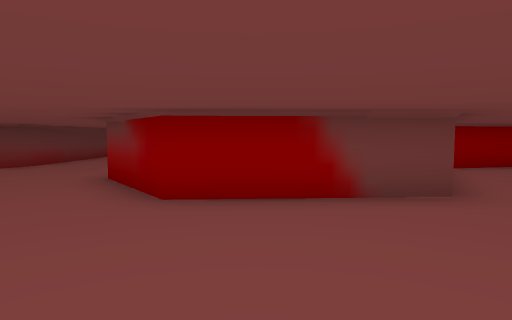
view 1 (above)

17 first-person views from a walk through a Godot game level. The camera is 1.4 m above the floor, tilts 4° down and sees 75° across. The floor is counted in squares, 2 m on a side. Each view is taken from the middle of a square. On the plan, view 1 faces up. The plan holds only what a view shows up to about 10 squares ahead; the rest is blank. The place goes on beyond the plan.

view 2
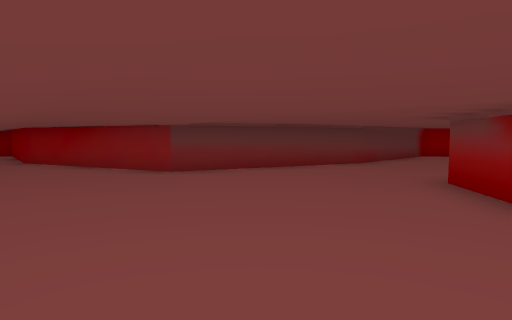

view 3
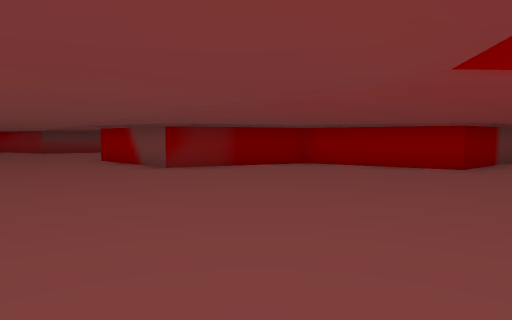

view 4
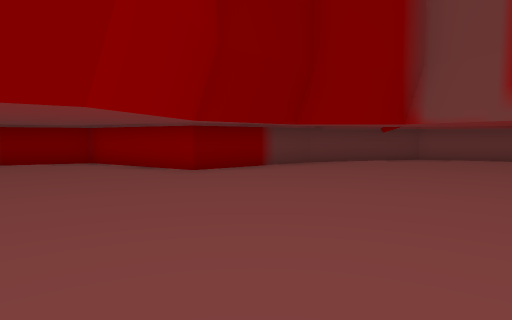

view 5
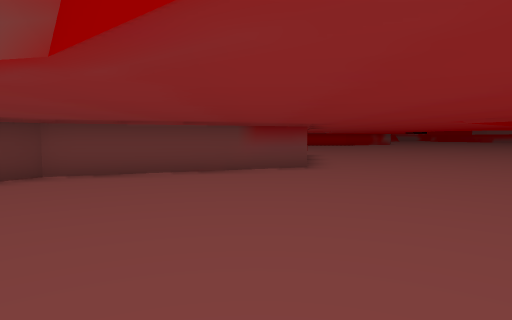

view 6
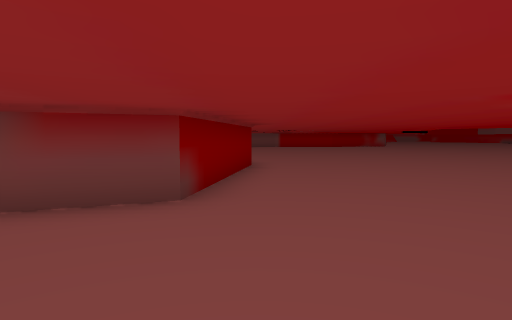

view 7
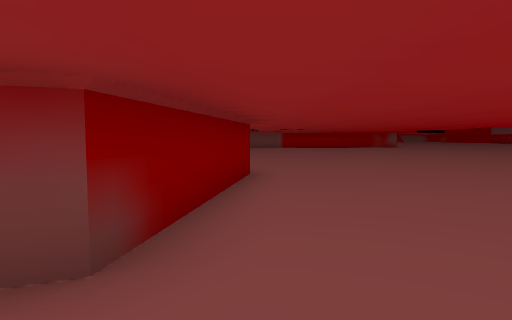

view 8
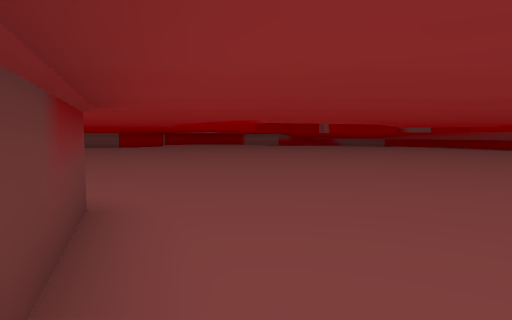

view 9
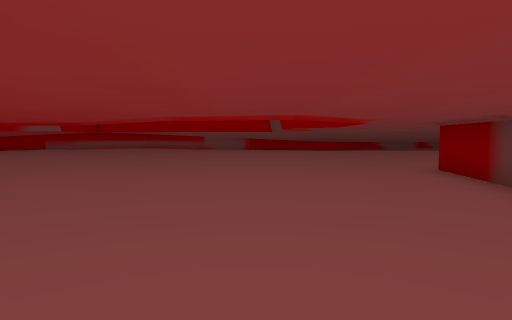

view 10
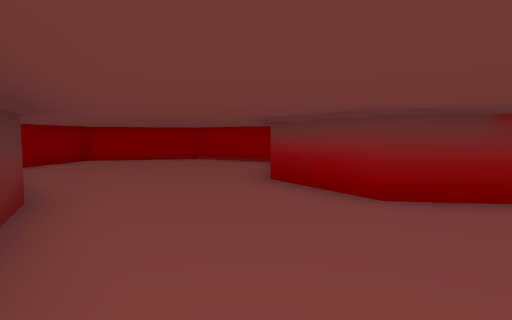

view 11
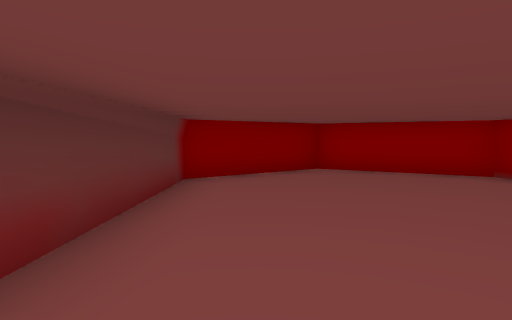

view 12
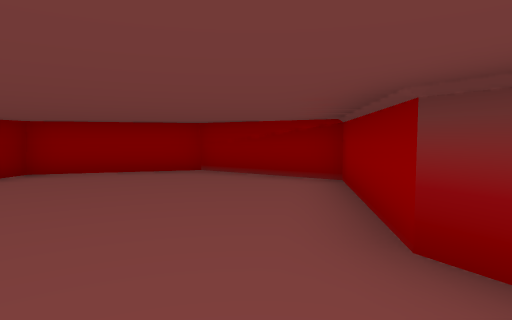

view 13
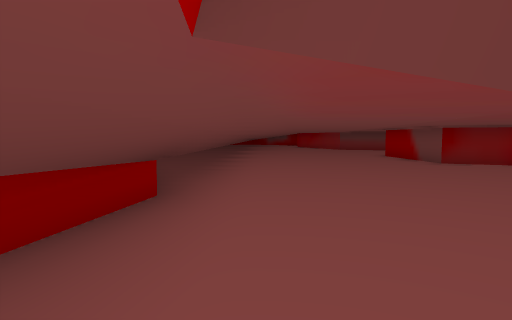

view 14
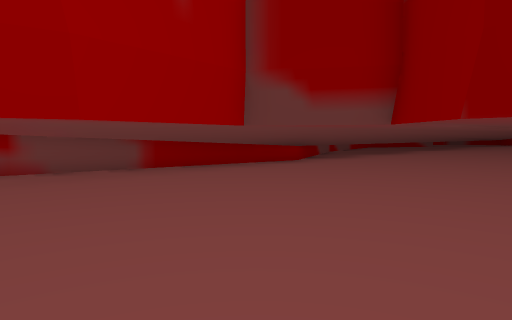

view 15
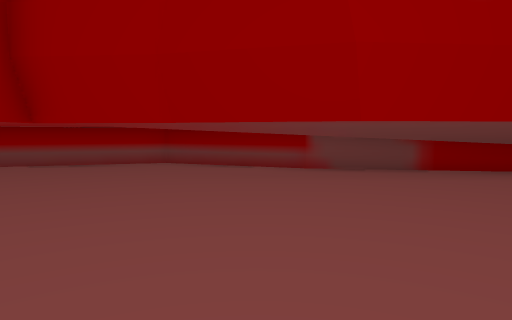

view 16
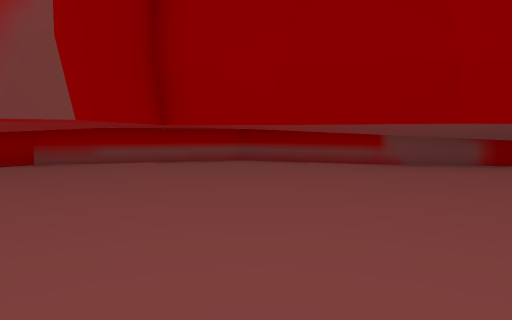

view 17
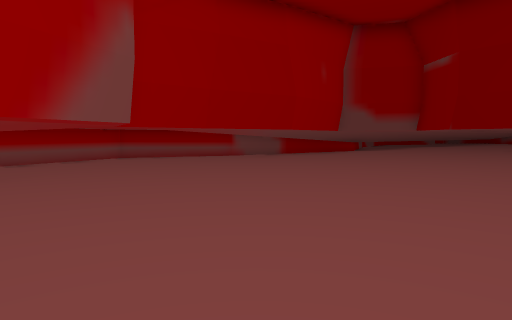

### Floor plan
Key: @ floor where view 1 was taken; # wall or solid block; . floor; ^ raised ledge.
Columns run from 13 left of view 1 to 22 right of it. Each row starts with its distance up from view 1.
 23                             ........
 22                             ........
 21                             #......
 20                            ##......
 19                            #.......
 18                            #.......
 17                          ###.......
 16                        ###.........
 15                       ##...........
 14          #####       ##............
 13         #....##      #.............
 12        #......#     ##.............
 11        #......#     #..............
 10        #......#     #..............
  9        #.....##     #.........  ...
  8        #...###  #####.........   ..
  7        #...#    #..............
  6       ##...#   ##...................
  5       #....##  #....................
  4      ##.....####....................
  3   ####..............................
  2 ###.................................
  1   ^^...............................
  0         ^^^^.@.....................
 -1                ^^^ ...............
 -2                     ^^^^#^^   ......
 -3                         ^^#.........
 -4                           ###....###
 -5                              #####

Positions as (right, up) in squares from view 1, and headings:
1: (0, 0), facing up
2: (-1, 0), facing up-left
3: (9, 0), facing up-left
4: (13, 4), facing up-left
5: (13, 9), facing up
6: (15, 13), facing up
7: (15, 15), facing up
8: (11, 15), facing right
9: (11, 15), facing down
10: (-6, 4), facing up-right
11: (-4, 7), facing up
12: (-4, 7), facing up-right
13: (11, -1), facing left
14: (15, 4), facing down-left
15: (15, 4), facing down
16: (17, 5), facing down
17: (22, 6), facing down-left
